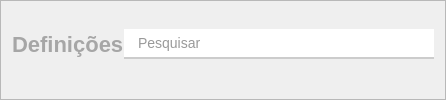
            <widget class="QFrame" name="frame">
             <property name="styleSheet">
              <string notr="true"/>
             </property>
             <property name="frameShape">
              <enum>QFrame::Shape::StyledPanel</enum>
             </property>
             <property name="frameShadow">
              <enum>QFrame::Shadow::Raised</enum>
             </property>
             <layout class="QHBoxLayout" name="horizontalLayout_27">
              <property name="spacing">
               <number>0</number>
              </property>
              <property name="topMargin">
               <number>0</number>
              </property>
              <item>
               <widget class="QLabel" name="label_11">
                <property name="styleSheet">
                 <string notr="true">QLabel {
    font-family: &quot;Segoe UI&quot;, &quot;Roboto&quot;, sans-serif;
    font-size: 22px;
    font-weight: 600; /* Semi-Bold */
    color: rgb(166, 166, 166);

}</string>
                </property>
                <property name="text">
                 <string>Definições</string>
                </property>
               </widget>
              </item>
              <item>
               <widget class="QLabel" name="pesquisar_label">
                <property name="sizePolicy">
                 <sizepolicy hsizetype="Fixed" vsizetype="Fixed">
                  <horstretch>0</horstretch>
                  <verstretch>0</verstretch>
                 </sizepolicy>
                </property>
                <property name="minimumSize">
                 <size>
                  <width>0</width>
                  <height>30</height>
                 </size>
                </property>
                <property name="maximumSize">
                 <size>
                  <width>30</width>
                  <height>30</height>
                 </size>
                </property>
                <property name="styleSheet">
                 <string notr="true">QLabel {
    border: 1px solig rgb(238, 238, 238);
    border-bottom: 2px solid #ccc;
    padding-left: 2px; 
    height: 24px;
    font-size: 14px;
    color: #333;
    background: rgb(255, 255, 255);
    image-position: left;
}</string>
                </property>
                <property name="text">
                 <string/>
                </property>
                <property name="pixmap">
                 <pixmap resource="../img/img.qrc">:/img/pesquisar.png</pixmap>
                </property>
                <property name="scaledContents">
                 <bool>true</bool>
                </property>
               </widget>
              </item>
              <item>
               <widget class="QLineEdit" name="pesquisar">
                <property name="minimumSize">
                 <size>
                  <width>300</width>
                  <height>30</height>
                 </size>
                </property>
                <property name="maximumSize">
                 <size>
                  <width>30</width>
                  <height>16777215</height>
                 </size>
                </property>
                <property name="styleSheet">
                 <string notr="true">QLineEdit {
    border: 1px solig rgb(238, 238, 238);
    border-bottom: 2px solid #ccc;
    padding-left: 2px; 
	border-radius:0px;
    height: 24px;
    font-size: 14px;
    color: #333;
    background: rgb(255, 255, 255);
    image-position: left;
}

QLineEdit:focus {
    border-bottom: 2px solid #2979ff;
    outline: none;
}
</string>
                </property>
                <property name="echoMode">
                 <enum>QLineEdit::EchoMode::Normal</enum>
                </property>
                <property name="placeholderText">
                 <string>Pesquisar</string>
                </property>
               </widget>
              </item>
             </layout>
            </widget>
